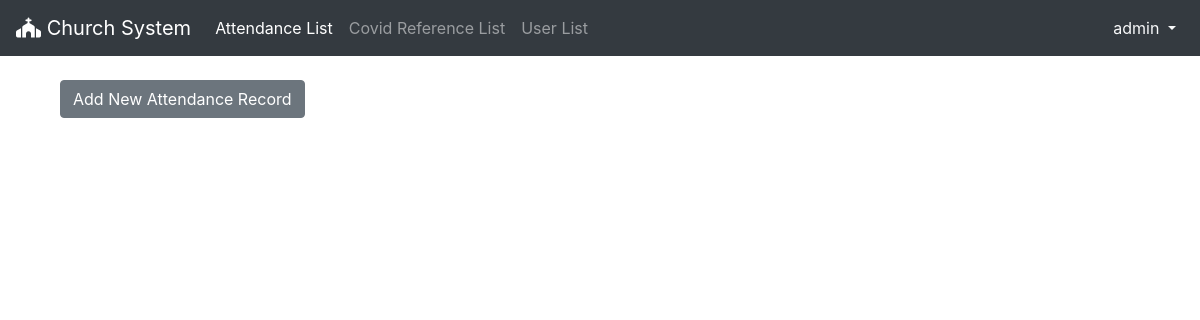
Before: /attendance/ (signed in) with the older database file.
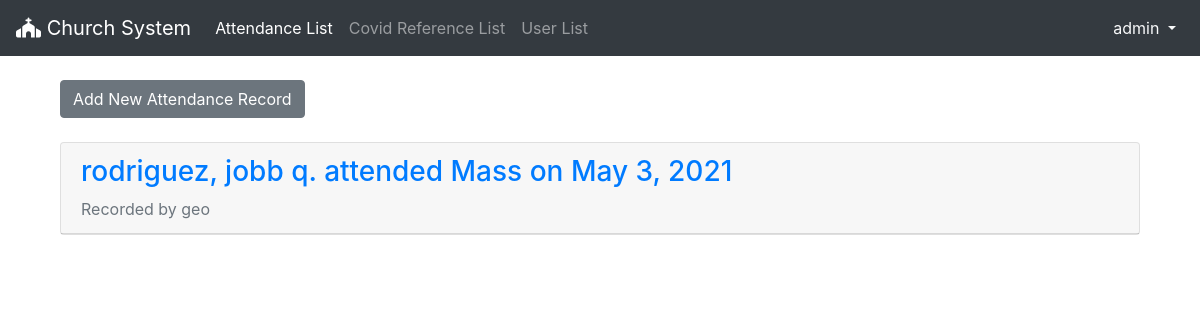
After: the same page with the newer database file.
### church/models.py (models this page shows, shortened)
class Attendance(models.Model):
    class Event(models.TextChoices):
        MASS = 'MA', ('Mass')
        BAPTISM = 'B', ('Baptism')
        MARRIAGE = 'MAR', ('Marriage')
        FUNERAL = 'F', ('Funeral')
        OTHERS = 'O', ('Others')
    user_id = models.ForeignKey(User, on_delete=models.PROTECT)
    date_attended = models.DateField('date_attend', auto_now_add=True)
    event_type = models.CharField('event', max_length=3, choices=Event.choices, default=Event.MASS)
    staff_id = models.ForeignKey(Staff, on_delete=models.PROTECT)

### user/models.py (models this page shows, shortened)
class User(models.Model):
    class Sex(models.TextChoices):
        MAN = 'M', ('Man')
        WOMAN = 'F', ('Woman')
    first_name = models.CharField(max_length=50)
    middle_name = models.CharField(max_length=50)
    last_name = models.CharField(max_length=50)
    birthdate = models.DateField()
    age = models.IntegerField()
    sex = models.CharField(max_length=1, choices=Sex.choices, null=True)
    profession = models.CharField(max_length=50)
    staff = models.ForeignKey(Staff, on_delete=models.PROTECT)
    def __str__(self):
        return f'{self.last_name}, {self.first_name} {self.middle_name[0]}.'

### staff/models.py (models this page shows)
class Staff(AbstractUser):
    class Sex(models.TextChoices):
        MAN = 'M', ('Man')
        WOMAN = 'F', ('Woman')
    sex = models.CharField('sex', max_length=1, choices=Sex.choices, null=True)
    def __str__(self):
        return f'{self.username}'

### church/views.py (the view)
# urls.py: path('', AttendanceListView.as_view(), name='attend_list'),
class AttendanceListView(LoginRequiredMixin, ListView):
    model = Attendance
    template_name = 'attend_list.html'
    context_object_name = 'all_attends_list'

### templates/attend_list.html (shortened to what this page needs)
{% extends 'base.html' %}
{% block navbar %}
  <li class="nav-item">
    <a class="nav-link active" href="{% url 'attend_list'%}">Attendance List</a>
  </li>
  <li class="nav-item">
      <a class="nav-link" href="{% url 'ref_list'%}">Covid Reference List</a>
  </li>
  <li class="nav-item">
      <a class="nav-link" href="{% url 'user_list'%}">User List</a>
  </li>
{% endblock%}
{% block content%}
  <div class="container-fluid mt-4">
      <a href="{% url 'attend_new' %}"><button class="btn btn-secondary">Add New Attendance Record</button></a>
      {% for attend in all_attends_list %}
        <div class="card mt-4">
            <a style="text-decoration: none;" href="{% url 'attend_detail' attend.pk %}">
                <div class="card-header">
                    <span class="font-weight-bold d-block"><h3>{{ attend.user_id }} attended {{ attend.get_event_type_display }} on {{ attend.date_attended}}</h3></span>
                    <span class="text-muted">Recorded by {{ attend.staff_id }}</span>
                </div>
            </a>
        </div>
      {% endfor %}
  </div>
{% endblock content%}

Changed rows visible on the page:
added Attendance: user_id "rodriguez, jobb q.", event_type "Mass", date_attended "May 3, 2021", staff_id "geo"
